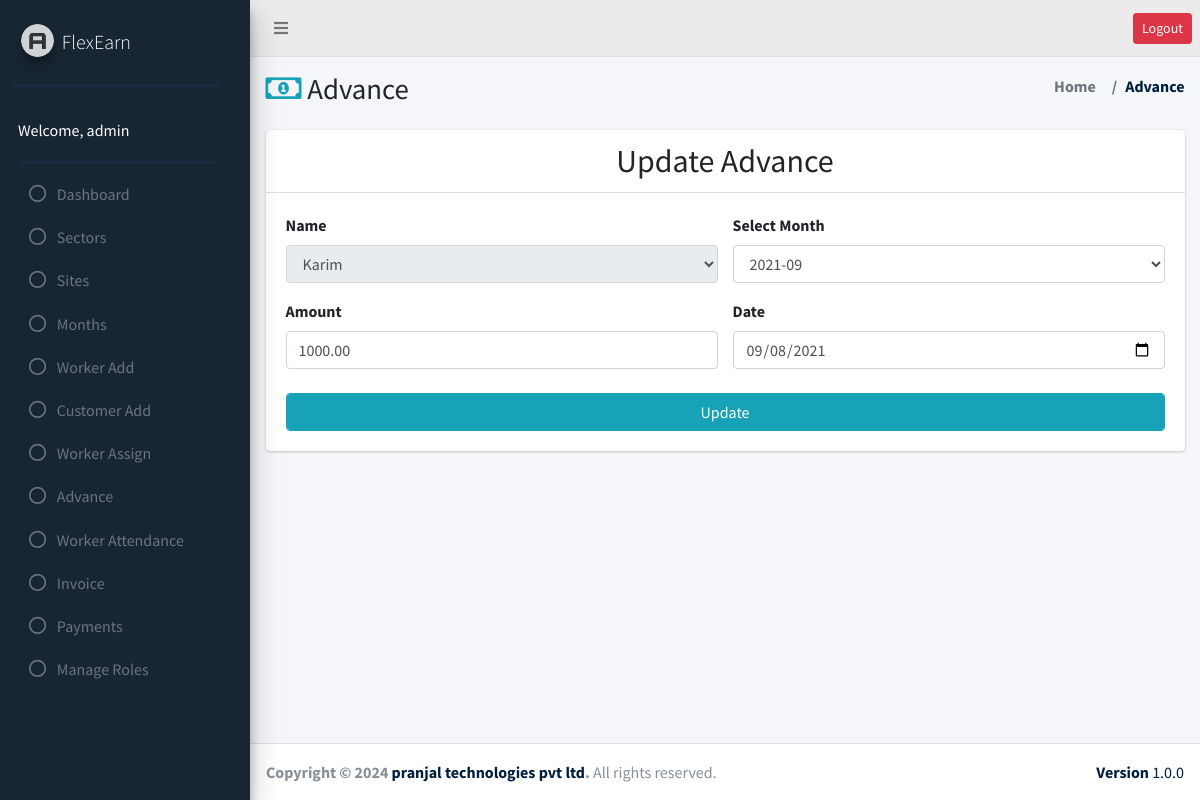
/Manpower/advance/advance_edit.php?advance_editId=1 (signed in), run on the app's committed database.
### tables this page shows
CREATE TABLE `advance` (
  `id` int(11) NOT NULL,
  `workerID` bigint(20) NOT NULL,
  `monthID` int(11) NOT NULL,
  `amount` decimal(10,2) NOT NULL,
  `date` date NOT NULL
);

CREATE TABLE `worker` (
  `id` bigint(20) NOT NULL,
  `name` varchar(255) NOT NULL,
  `iqama_number` varchar(255) NOT NULL,
  `local_number` varchar(255) NOT NULL,
  `whatsapp_number` varchar(150) NOT NULL,
  `photo` text NOT NULL,
  `iqama_photo` text NOT NULL,
  `current_address` text NOT NULL,
  `working_place` text NOT NULL,
  `daily_basic_salary` decimal(10,2) NOT NULL,
  `ot_rate` decimal(10,2) NOT NULL,
  `passport_number` varchar(100) NOT NULL,
  `email` varchar(100) NOT NULL,
  `password` varchar(50) NOT NULL,
  `status` enum('active','inactive') NOT NULL
);

CREATE TABLE `month` (
  `id` int(11) NOT NULL,
  `month_name` varchar(255) NOT NULL,
  `status` enum('active','inactive') NOT NULL
);

### Manpower/advance/advance_edit.php (the view, shortened to what this page needs)
<?php
require("../header.php");
require("../sidebar.php");
require("../db_config.php");
if (isset($_GET['advance_editId'])) {
    $advance_editId = $_GET['advance_editId'];
    $editFetch = $conn->query("SELECT advance.id AS advance_id, advance.workerID, worker.name, advance.amount, advance.date, advance.monthID , month.month_name FROM `advance` JOIN worker ON advance.workerID= worker.id JOIN month ON month.id= advance.monthID WHERE advance.`id`= $advance_editId");
    $fetch = $editFetch->fetch_assoc();
}
?>
<section class="content-header">
    <div class="container-fluid">
        <div class="row mb-2">
            <div class="col-sm-6">
                <h1><i class="far fa-money-bill-alt text-cyan"></i> Advance</h1>
            </div>
            <div class="col-sm-6">
                <ol class="breadcrumb float-sm-right text-bold">
                    <li class="breadcrumb-item"><a class="text-secondary" href="./">Home</a></li>
                    <li class="breadcrumb-item"><a class="text-navy" href="#">Advance</a></li>
                </ol>
            </div>
        </div>
    </div>
</section>
<section class="content">
    <div class="container-fluid">
        <div class="row">
            <div class="col-md-12">
                <div class="card">
                    <div class="card-header ">
                        <h2 class="text-center mb-md-0 ">Update Advance</h2>
                    </div>
                    <div class="card-body">
                        <form method="post">
                            <div class="row mb-3">
                                <div class="col">
                                    <label for="edit_name">Name</label>
                                    <select name="update_name" class="form-control" id="" readonly>
                                        <option
                                            value="<?= $fetch['workerID']; ?>">
                                            <?= $fetch['name']; ?>
                                        </option>
                                    </select>
                                </div>
                                <div class="col">
                                    <label for="select_month">Select Month</label>
                                    <select class="form-control " name="update_month">
                                        <option
                                            value="<?= $fetch['monthID']; ?>">
                                            <?= $fetch['month_name']; ?>
                                        </option>
                                    </select>
                                </div>
                            </div>
                            <div class="row mb-4">
                                <div class="col">
                                    <label for="edit_amount">Amount</label>
                                    <input type="number" class="form-control" name="update_amount"
                                        value="<?= $fetch['amount']; ?>">
                                </div>
                                <div class="col">
                                    <label for="edit_date">Date</label>
                                    <input type="date" class="form-control" name="update_date"
                                        value="<?= $fetch['date']; ?>">
                                </div>
                            </div>
                            <div class="row">
                                <div class="col">
                                    <input type="submit" class="form-control btn btn-info" value="Update">
                                </div>
                            </div>
                        </form>
                    </div>
                </div>
            </div>
        </div>
    </div>
</section>
<?php require("../footer.php");

### data on the page
advance: update_name "Karim", update_month "2021-09", update_amount "1000.00", update_date "09/08/2021"

### other printed values
$_SESSION['name'] "admin"
